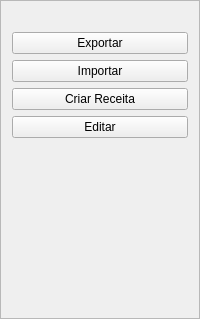
                  <widget class="QFrame" name="frame_6">
                   <property name="sizePolicy">
                    <sizepolicy hsizetype="Preferred" vsizetype="Preferred">
                     <horstretch>0</horstretch>
                     <verstretch>0</verstretch>
                    </sizepolicy>
                   </property>
                   <property name="minimumSize">
                    <size>
                     <width>0</width>
                     <height>0</height>
                    </size>
                   </property>
                   <property name="frameShape">
                    <enum>QFrame::StyledPanel</enum>
                   </property>
                   <property name="frameShadow">
                    <enum>QFrame::Raised</enum>
                   </property>
                   <layout class="QVBoxLayout" name="verticalLayout_9">
                    <item>
                     <widget class="QLabel" name="label_2">
                      <property name="text">
                       <string/>
                      </property>
                     </widget>
                    </item>
                    <item>
                     <widget class="QPushButton" name="exportar_insumo_btn">
                      <property name="text">
                       <string>Exportar</string>
                      </property>
                     </widget>
                    </item>
                    <item>
                     <widget class="QPushButton" name="importar_insumo_btn">
                      <property name="text">
                       <string>Importar</string>
                      </property>
                     </widget>
                    </item>
                    <item>
                     <widget class="QPushButton" name="criar_receita_insumo_btn">
                      <property name="text">
                       <string>Criar Receita</string>
                      </property>
                     </widget>
                    </item>
                    <item>
                     <widget class="QPushButton" name="editar_insumo_btn">
                      <property name="text">
                       <string>Editar</string>
                      </property>
                     </widget>
                    </item>
                    <item>
                     <spacer name="verticalSpacer_2">
                      <property name="orientation">
                       <enum>Qt::Vertical</enum>
                      </property>
                      <property name="sizeHint" stdset="0">
                       <size>
                        <width>20</width>
                        <height>169</height>
                       </size>
                      </property>
                     </spacer>
                    </item>
                   </layout>
                  </widget>
